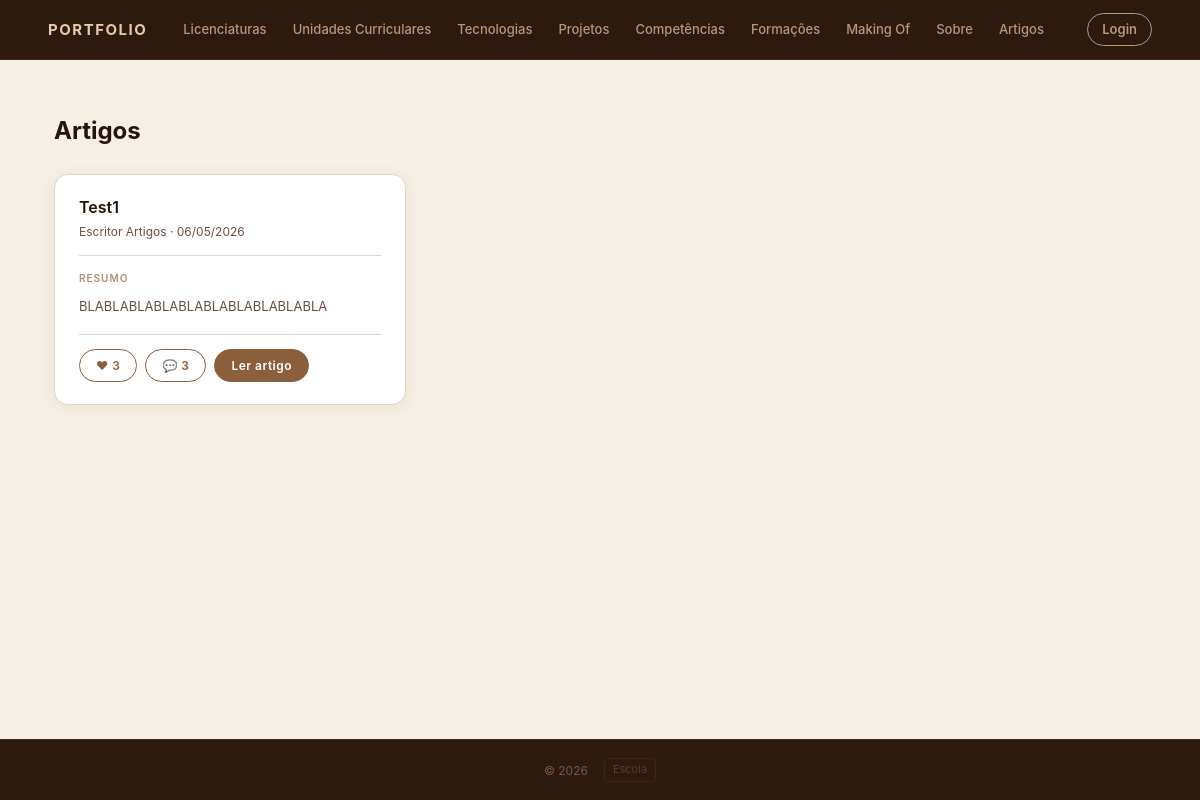
Page /artigos/ on the earlier database version.
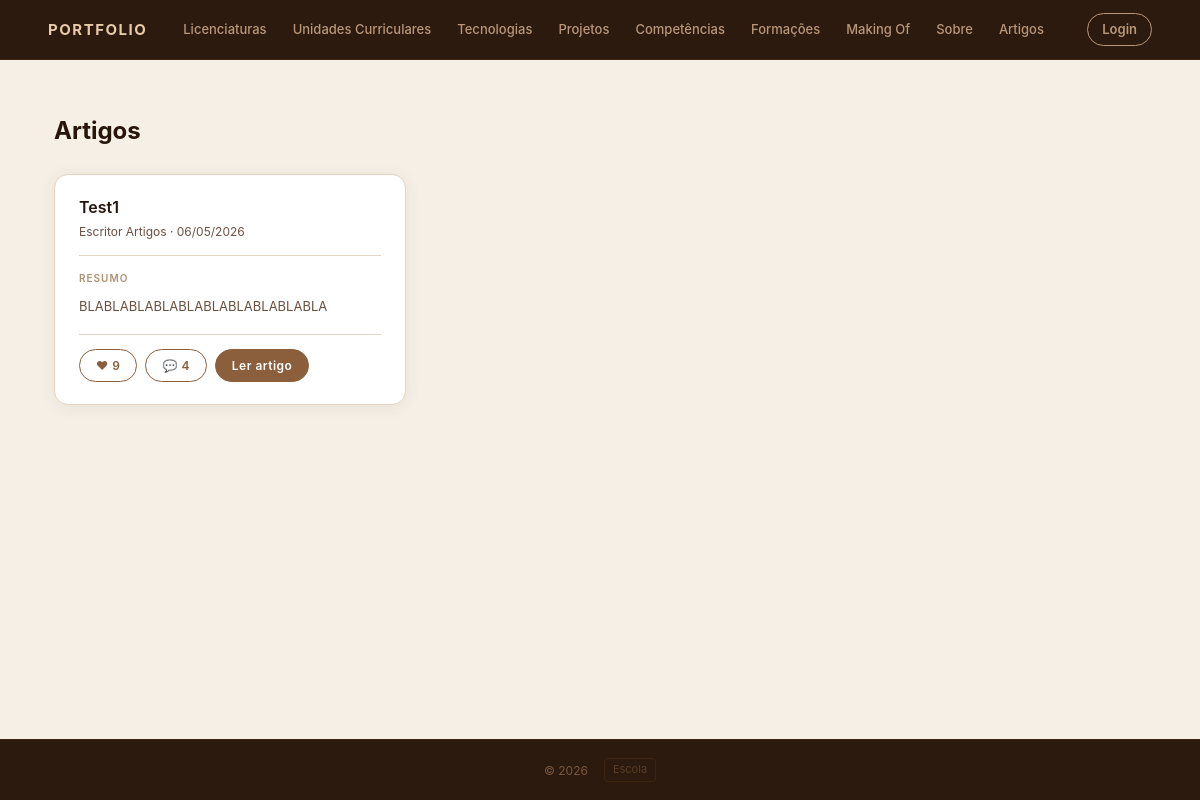
Same page on the later database version.
### artigos/models.py (models this page shows, shortened)
class Artigo(models.Model):
    titulo = models.CharField(max_length=200)
    texto = models.TextField()
    fotografia = models.ImageField(upload_to='artigos/', blank=True, null=True)
    link_externo = models.URLField(blank=True, null=True)
    data_criacao = models.DateTimeField(auto_now_add=True)
    autor = models.ForeignKey(User, on_delete=models.CASCADE, related_name='artigos')
    def total_likes(self):
        return self.likes.count()

### artigos/views.py (the view)
# urls.py: path('', views.lista_artigos, name='lista_artigos'),
def lista_artigos(request):
    artigos = Artigo.objects.order_by('-data_criacao')
    return render(request, 'artigos/lista.html', {'artigos': artigos})

### accounts/context_processors.py (called while the page is built)
def is_gestor(request):
    return {
        'is_gestor': request.user.is_authenticated and request.user.groups.filter(name='gestor-portfolio').exists()
    }

### artigos/templates/artigos/lista.html (shortened to what this page needs)
{% extends 'portfolio/base.html' %}
{% block content %}
<div class="page-header">
    <h2 class="page-title">Artigos</h2>
</div>
<section class="cards-grid">
    {% for artigo in artigos %}
    <article>
        <header>
            <h3><a href="{% url 'detalhe_artigo' artigo.pk %}">{{ artigo.titulo }}</a></h3>
            <p>{{ artigo.autor.get_full_name|default:artigo.autor.username }} &middot; {{ artigo.data_criacao|date:"d/m/Y" }}</p>
        </header>
        <section>
            <h4>Resumo</h4>
            <p class="desc">{{ artigo.texto|truncatewords:28 }}</p>
        </section>
        <div class="card-links">
            <span class="card-link" style="cursor:default;">&#10084; {{ artigo.total_likes }}</span>
            <span class="card-link" style="cursor:default;">&#128172; {{ artigo.comentarios.count }}</span>
            <a href="{% url 'detalhe_artigo' artigo.pk %}" class="card-link card-link--demo">Ler artigo</a>
        </div>
    </article>
    {% empty %}
    <p style="color:var(--text-muted); font-size:14px;">Ainda não há artigos publicados.</p>
    {% endfor %}
</section>
{% endblock %}

Differences in the rows shown:
changed Artigo "Test1": total_likes "3" → "9"; comentarios.count "3" → "4"
